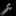

This game map was drawn from its Tiled (.tmx) file and the tilesets committed beside it. A one-line description and the trimmed map source follow:
An orthogonal 1x1 tile map with 16x16 px tiles, 11 tile layers (Back, Back2, Back5, Back7, ...).

<map version="1.10" tiledversion="1.10.2" orientation="orthogonal" renderorder="right-down" width="1" height="1" tilewidth="16" tileheight="16" infinite="0" nextlayerid="24" nextobjectid="434">
 <properties>
  <property name="AllowGrassSurviveInWinter" value="T" />
  <property name="Outdoors" value="T" />
 </properties>
 <tileset firstgid="1" name="mmfest" tilewidth="16" tileheight="16" tilecount="192" columns="12">
  <image source="mmfest.png" width="192" height="256" />
  <tile id="156">
   <animation>
    <frame tileid="156" duration="160" />
    <frame tileid="156" duration="160" />
    <frame tileid="156" duration="160" />
    <frame tileid="156" duration="160" />
    <frame tileid="156" duration="160" />
    <frame tileid="157" duration="160" />
    <frame tileid="158" duration="160" />
    <frame tileid="159" duration="160" />
    <frame tileid="160" duration="160" />
    <frame tileid="161" duration="160" />
    <frame tileid="162" duration="160" />
    <frame tileid="151" duration="160" />
   </animation>
  </tile>
 </tileset>
 <layer id="1" name="Back" width="1" height="1">
  <data>[1 cells, 0 non-empty, 0 distinct tile ids]</data>
 </layer>
 <objectgroup id="2" name="Back" />
 <layer id="3" name="Back2" width="1" height="1">
  <properties>
   <property name="Draw" value="Back" />
  </properties>
  <data>[1 cells, 0 non-empty, 0 distinct tile ids]</data>
 </layer>
 <objectgroup id="4" name="Back2" />
 <layer id="5" name="Back5" width="1" height="1">
  <properties>
   <property name="Draw" value="Back" />
  </properties>
  <data>[1 cells, 0 non-empty, 0 distinct tile ids]</data>
 </layer>
 <objectgroup id="6" name="Back5" />
 <layer id="7" name="Back7" width="1" height="1">
  <properties>
   <property name="Draw" value="Back" />
  </properties>
  <data>[1 cells, 0 non-empty, 0 distinct tile ids]</data>
 </layer>
 <objectgroup id="8" name="Back7" />
 <layer id="9" name="Buildings" width="1" height="1">
  <data>[1 cells, 1 non-empty, 1 distinct tile ids]</data>
 </layer>
 <objectgroup id="10" name="Buildings" />
 <layer id="11" name="Buildings2" width="1" height="1">
  <properties>
   <property name="Draw" value="Buildings" />
  </properties>
  <data>[1 cells, 0 non-empty, 0 distinct tile ids]</data>
 </layer>
 <objectgroup id="12" name="Buildings2" />
 <layer id="13" name="Buildings7" width="1" height="1">
  <properties>
   <property name="Draw" value="Buildings" />
  </properties>
  <data>[1 cells, 0 non-empty, 0 distinct tile ids]</data>
 </layer>
 <objectgroup id="14" name="Buildings7" />
 <layer id="15" name="Paths" width="1" height="1">
  <data>[1 cells, 0 non-empty, 0 distinct tile ids]</data>
 </layer>
 <objectgroup id="16" name="Paths" />
 <layer id="17" name="Front" width="1" height="1">
  <data>[1 cells, 0 non-empty, 0 distinct tile ids]</data>
 </layer>
 <objectgroup id="18" name="Front" />
 <layer id="19" name="AlwaysFront" width="1" height="1">
  <data>[1 cells, 1 non-empty, 1 distinct tile ids]</data>
 </layer>
 <objectgroup id="20" name="AlwaysFront" />
 <layer id="21" name="AlwaysFront2" width="1" height="1">
  <properties>
   <property name="Draw" value="AlwaysFront" />
  </properties>
  <data>[1 cells, 0 non-empty, 0 distinct tile ids]</data>
 </layer>
 <objectgroup id="22" name="AlwaysFront2" />
</map>
